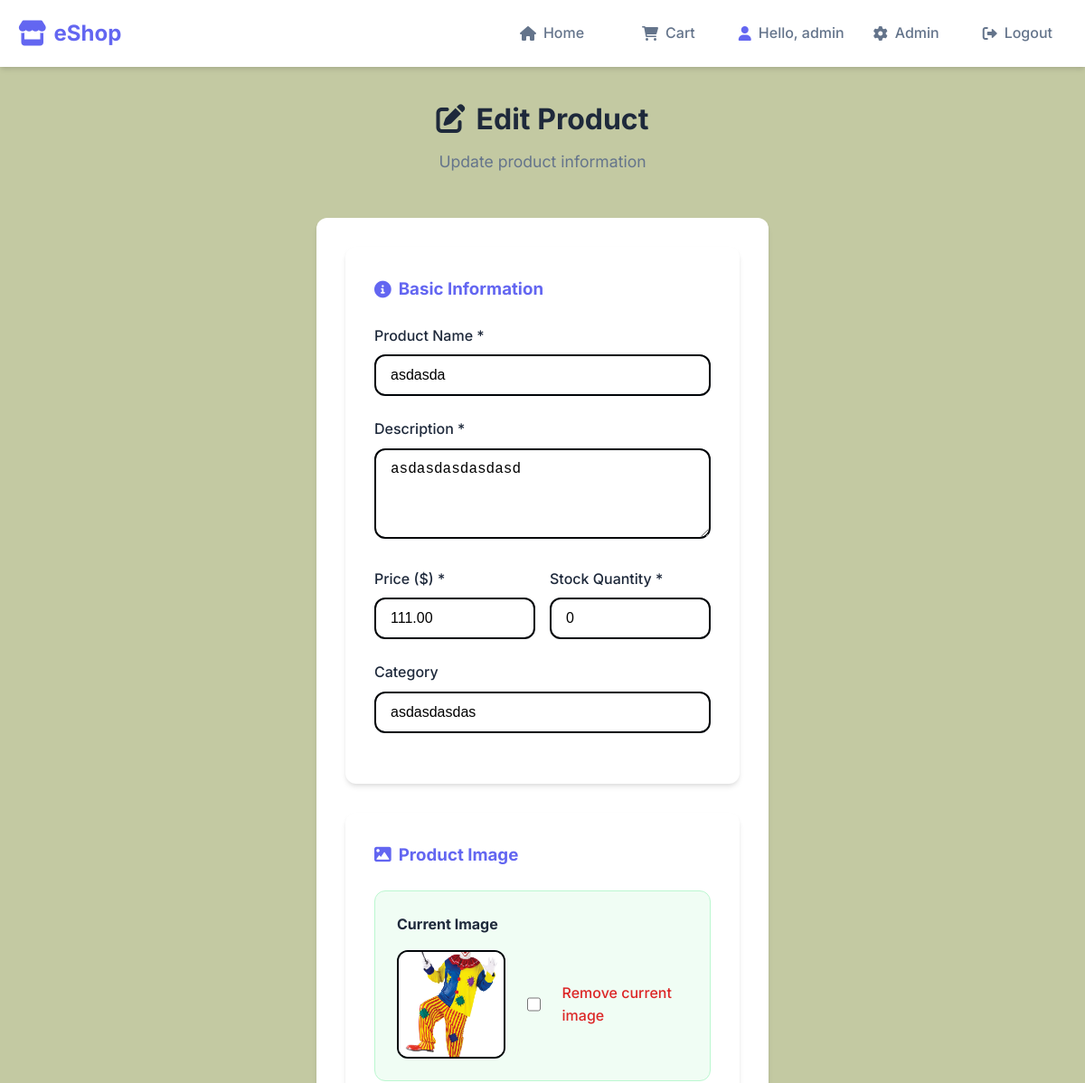
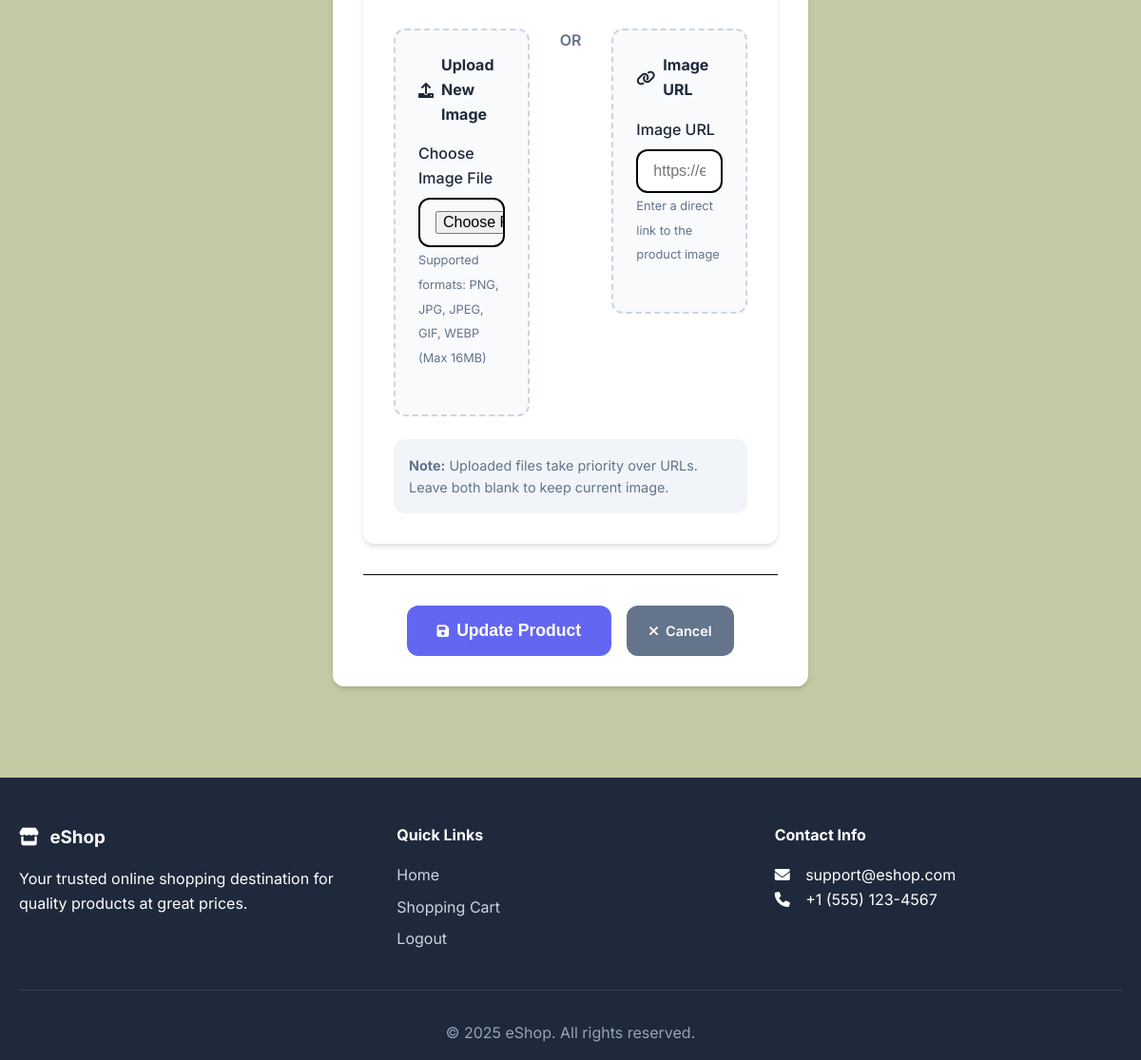
/admin/edit_product/14 (signed in), run on the app's committed database (2 pictures, top to bottom).
### tables this page shows
CREATE TABLE products(
            product_id INTEGER PRIMARY KEY AUTOINCREMENT,
            name VARCHAR(100) NOT NULL,
            description TEXT,
            price DECIMAL(10,2) NOT NULL,
            stock_quantity INTEGER NOT NULL DEFAULT 0,
            category VARCHAR(50),
            image_url VARCHAR(255),
            created_at TIMESTAMP DEFAULT CURRENT_TIMESTAMP
        );

### app.py (the view)
@app.route('/admin/edit_product/<int:product_id>', methods=['GET', 'POST'])
@admin_required
def edit_product(product_id):
    try:
        with get_cursor() as cur:
            if request.method == 'POST':
                validation_errors = validate_product_data(request.form)
                if validation_errors:
                    for error in validation_errors:
                        flash(error, 'danger')
                    return redirect(url_for('edit_product', product_id=product_id))
                name = request.form['name']
                description = request.form['description']
                price = float(request.form['price'])
                stock = int(request.form['stock'])
                category = request.form['category']
                image_url = request.form.get('image_url', '').strip()
                cur.execute("SELECT image_url FROM products WHERE product_id = ?", (product_id,))
                current_product = cur.fetchone()
                current_image = current_product['image_url'] if current_product else None
                image_path = current_image  # Keep current image by default
                if 'image_file' in request.files:
                    file = request.files['image_file']
                    if file and file.filename != '':
                        new_image_path = save_uploaded_file(file, product_id)
                        if new_image_path:
                            image_path = new_image_path
                            flash('New image uploaded successfully!', 'success')
                if not image_path and image_url:
                    new_image_path = download_image_from_url(image_url, product_id)
                    if new_image_path:
                        image_path = new_image_path
                        flash('New image downloaded from URL successfully!', 'success')
                    else:
                        flash('Failed to download image from URL', 'warning')
                if request.form.get('remove_image'):
                    image_path = None
                    flash('Image removed successfully!', 'success')
                cur.execute(
                    """UPDATE products
                    SET name=?, description=?, price=?, stock_quantity=?, category=?, image_url=?
                    WHERE product_id=?""",
                    (name, description, price, stock, category, image_path, product_id)
                )
                flash('Product updated successfully!', 'success')
                return redirect(url_for('admin_products'))
            else:
                cur.execute("SELECT * FROM products WHERE product_id = ?", (product_id,))
                product = cur.fetchone()
                if not product:
                    flash('Product not found', 'danger')
                    return redirect(url_for('admin_products'))
                return render_template('edit_product.html', product=product)
    except Exception as e:
        flash(f"Error: {str(e)}", 'danger')
        return redirect(url_for('admin_products'))

### app.py (called while the page is built)
@app.context_processor
def utility_processor():
    def get_image_url(image_url):
        if not image_url:
            return url_for('static', filename='images/placeholder.png')
        if image_url.startswith('uploads/'):
            return url_for('static', filename=image_url)
        return image_url
    return dict(get_image_url=get_image_url)

def get_db():
    db = getattr(g, '_database', None)
    if db is None:
        db = g._database = sqlite3.connect(DATABASE)
        db.row_factory = sqlite3.Row
    return db

@app.teardown_appcontext
def close_connection(exception):
    db = getattr(g, '_database', None)
    if db is not None:
        db.close()

@contextmanager
def get_cursor():
    db = get_db()
    cursor = db.cursor()
    try:
        yield cursor
        db.commit()
    except Exception as e:
        db.rollback()
        raise e
    finally:
        cursor.close()

def admin_required(f):
    @wraps(f)
    def decorated_function(*args, **kwargs):
        if 'role' not in session or session['role'] != 'admin':
            flash('Admin access required', 'danger')
            return redirect(url_for('home'))
        return f(*args, **kwargs)
    return decorated_function

### templates/edit_product.html (shortened to what this page needs)
{% extends "base.html" %}
{% block content %}
<div class="page-header">
    <h1><i class="fas fa-edit"></i> Edit Product</h1>
    <p>Update product information</p>
</div>
<div class="form-container">
    <form method="POST" action="{{ url_for('edit_product', product_id=product.product_id) }}" class="product-form" enctype="multipart/form-data">
        <div class="form-section">
            <h3><i class="fas fa-info-circle"></i> Basic Information</h3>
            <div class="form-group">
                <label for="name">Product Name *</label>
                <input type="text" id="name" name="name" value="{{ product.name }}" required class="form-control">
            </div>
            <div class="form-group">
                <label for="description">Description *</label>
                <textarea id="description" name="description" rows="4" required class="form-control">{{ product.description }}</textarea>
            </div>
            <div class="form-row">
                <div class="form-group">
                    <label for="price">Price ($) *</label>
                    <input type="number" id="price" name="price" step="0.01" min="0" value="{{ "%.2f"|format(product.price) }}" required class="form-control">
                </div>
                <div class="form-group">
                    <label for="stock">Stock Quantity *</label>
                    <input type="number" id="stock" name="stock" min="0" value="{{ product.stock_quantity }}" required class="form-control">
                </div>
            </div>
            <div class="form-group">
                <label for="category">Category</label>
                <input type="text" id="category" name="category" value="{{ product.category }}" class="form-control">
            </div>
        </div>
        <div class="form-section">
            <h3><i class="fas fa-image"></i> Product Image</h3>
            {% if product.image_url %}
            <div class="current-image">
                <h4>Current Image</h4>
                <div class="image-preview">
                    <img src="{{ url_for('static', filename=product.image_url) if product.image_url and product.image_url.startswith('uploads/') else product.image_url }}"
                         alt="{{ product.name }}" class="product-image-preview">
                    <div class="image-actions">
                        <label class="checkbox-label">
                            <input type="checkbox" name="remove_image" value="1">
                            Remove current image
                        </label>
                    </div>
                </div>
            </div>
            {% endif %}
            <div class="image-upload-options">
                <div class="upload-option">
                    <h4><i class="fas fa-upload"></i> Upload New Image</h4>
                    <div class="form-group">
                        <label for="image_file">Choose Image File</label>
                        <input type="file" id="image_file" name="image_file" accept="image/*" class="form-control">
                        <small class="form-text">Supported formats: PNG, JPG, JPEG, GIF, WEBP (Max 16MB)</small>
                    </div>
                </div>
                <div class="option-divider">
                    <span>OR</span>
                </div>
                <div class="upload-option">
                    <h4><i class="fas fa-link"></i> Image URL</h4>
                    <div class="form-group">
                        <label for="image_url">Image URL</label>
                        <input type="url" id="image_url" name="image_url" class="form-control"
                               placeholder="https://example.com/image.jpg"
                               value="{{ product.image_url if product.image_url and not product.image_url.startswith('uploads/') else '' }}">
                        <small class="form-text">Enter a direct link to the product image</small>
                    </div>
                </div>
            </div>
            <div class="form-help">
                <p><strong>Note:</strong> Uploaded files take priority over URLs. Leave both blank to keep current image.</p>
            </div>
        </div>
        <div class="form-actions">
            <button type="submit" class="btn btn-primary btn-lg">
                <i class="fas fa-save"></i> Update Product
            </button>
            <a href="{{ url_for('admin_products') }}" class="btn btn-secondary">
                <i class="fas fa-times"></i> Cancel
            </a>
        </div>
    </form>
</div>
{% endblock %}

### static/css/style.css (style rules this page uses)
:root { --primary-color: #6366f1; --primary-dark: #4f46e5; --secondary-color: #679e0f; --accent-color: #10b981; --text-dark: #1e293b; --text-light: #64748b; --border-color: #000408; --shadow: 0 4px 6px -1px rgba(0, 0, 0, 0.1), 0 2px 4px -1px rgba(0, 0, 0, 0.06); --shadow-lg: 0 10px 15px -3px rgba(0, 0, 0, 0.1), 0 4px 6px -2px rgba(0, 0, 0, 0.05); --radius: 12px; --transition: all 0.3s ease; }
* { margin: 0; padding: 0; box-sizing: border-box; }
body { font-family: 'Inter', -apple-system, BlinkMacSystemFont, sans-serif; line-height: 1.6; color: var(--text-dark); background-color: #c3c9a2; }
.btn { display: inline-flex; align-items: center; justify-content: center; padding: 0.75rem 1.5rem; border: none; border-radius: var(--radius); font-weight: 600; text-decoration: none; cursor: pointer; transition: var(--transition); font-size: 0.9rem; gap: 0.5rem; }
.btn i { font-size: 0.9rem; }
.btn-primary { background: var(--primary-color); color: white; }
.btn-secondary { background: var(--text-light); color: white; }
.btn-lg { padding: 1rem 2rem; font-size: 1.1rem; }
.auth-form, .product-form { background: white; padding: 2rem; border-radius: var(--radius); box-shadow: var(--shadow); max-width: 500px; margin: 0 auto; }
.form-group { margin-bottom: 1.5rem; }
.form-group label { display: block; margin-bottom: 0.5rem; font-weight: 500; color: var(--text-dark); }
.form-group input, .form-group textarea, .form-group select { width: 100%; padding: 0.75rem 1rem; border: 2px solid var(--border-color); border-radius: var(--radius); font-size: 1rem; transition: var(--transition); }
.form-row { display: grid; grid-template-columns: 1fr 1fr; gap: 1rem; }
.image-upload-options { display: grid; grid-template-columns: 1fr auto 1fr; gap: 2rem; align-items: start; margin: 1.5rem 0; }
.upload-option { background: #f8fafc; padding: 1.5rem; border-radius: var(--radius); border: 2px dashed #cbd5e1; }
.upload-option h4 { margin-bottom: 1rem; color: var(--text-dark); display: flex; align-items: center; gap: 0.5rem; }
.option-divider { display: flex; align-items: center; justify-content: center; color: var(--text-light); font-weight: 600; }
.current-image { margin-bottom: 2rem; padding: 1.5rem; background: #f0fdf4; border: 1px solid #bbf7d0; border-radius: var(--radius); }
.current-image h4 { margin-bottom: 1rem; color: var(--text-dark); }
.image-preview { display: flex; align-items: center; gap: 1.5rem; }
.product-image-preview { width: 120px; height: 120px; object-fit: cover; border-radius: var(--radius); border: 2px solid var(--border-color); }
.image-actions { flex: 1; }
.checkbox-label { display: flex; align-items: center; gap: 0.75rem; cursor: pointer; font-weight: 500; color: #dc2626; }
.checkbox-label input[type="checkbox"] { width: 18px; height: 18px; }
.form-section { background: white; padding: 2rem; border-radius: var(--radius); box-shadow: var(--shadow); margin-bottom: 2rem; }
.form-section h3 { margin-bottom: 1.5rem; color: var(--primary-color); display: flex; align-items: center; gap: 0.5rem; }
.form-help { background: #f1f5f9; padding: 1rem; border-radius: var(--radius); margin-top: 1rem; }
.form-help p { margin: 0; color: var(--text-light); font-size: 0.9rem; }
.form-text { font-size: 0.8rem; color: var(--text-light); margin-top: 0.5rem; }
.page-header { text-align: center; margin-bottom: 3rem; }
.page-header h1 { color: var(--text-dark); margin-bottom: 0.5rem; display: flex; align-items: center; justify-content: center; gap: 0.75rem; }
.page-header p { color: var(--text-light); font-size: 1.1rem; }
.form-actions { display: flex; gap: 1rem; justify-content: center; margin-top: 2rem; padding-top: 2rem; border-top: 1px solid var(--border-color); }
.nav-link, .btn, .product-card { transition: var(--transition); }

### data on the page
products: name "asdasda", description "asdasdasdasdasd", price "111.00", stock "0", category "asdasdasdas", image_url (picture)

### other printed values
{{ session['username'] }} "admin"
